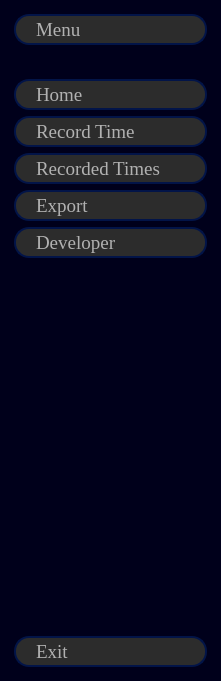
     <widget class="QWidget" name="sideBarWidget" native="true">
      <layout class="QHBoxLayout" name="horizontalLayout_22">
       <property name="spacing">
        <number>0</number>
       </property>
       <property name="leftMargin">
        <number>0</number>
       </property>
       <property name="topMargin">
        <number>0</number>
       </property>
       <property name="rightMargin">
        <number>0</number>
       </property>
       <property name="bottomMargin">
        <number>0</number>
       </property>
       <item>
        <widget class="QWidget" name="sideBar" native="true">
         <property name="minimumSize">
          <size>
           <width>221</width>
           <height>681</height>
          </size>
         </property>
         <property name="styleSheet">
          <string notr="true">QWidget{
	background-color: rgb(0, 0, 27);
}</string>
         </property>
         <layout class="QVBoxLayout" name="verticalLayout">
          <property name="leftMargin">
           <number>0</number>
          </property>
          <property name="topMargin">
           <number>0</number>
          </property>
          <property name="rightMargin">
           <number>0</number>
          </property>
          <property name="bottomMargin">
           <number>0</number>
          </property>
          <item>
           <widget class="QFrame" name="menuBtnFrame">
            <property name="styleSheet">
             <string notr="true">QFrame{
	border:none;
	margin:5px;
}</string>
            </property>
            <property name="frameShape">
             <enum>QFrame::StyledPanel</enum>
            </property>
            <property name="frameShadow">
             <enum>QFrame::Raised</enum>
            </property>
            <layout class="QGridLayout" name="gridLayout">
             <item row="0" column="0">
              <widget class="QPushButton" name="menuBtn">
               <property name="minimumSize">
                <size>
                 <width>181</width>
                 <height>31</height>
                </size>
               </property>
               <property name="font">
                <font>
                 <family>Times New Roman</family>
                 <pointsize>14</pointsize>
                </font>
               </property>
               <property name="styleSheet">
                <string notr="true">QPushButton{
	background-color: rgb(44, 44, 44);
	border: 2px solid  rgb(2, 20, 72);
	border-radius: 15px;
	color: rgb(177, 177, 177);
	padding-left: 20px;
	padding-right: 20px;
	text-align: left;
}
QPushButton::hover{
	background-color: rgb(23, 32, 42);
}
QPushButton::pressed{
	background-color: rgb(3, 1, 59)
}</string>
               </property>
               <property name="text">
                <string>Menu</string>
               </property>
               <property name="icon">
                <iconset resource="../resources/icons/dark/iconsDark.qrc">
                 <normaloff>:/iconsDark/icons/menu.svg</normaloff>:/iconsDark/icons/menu.svg</iconset>
               </property>
               <property name="checkable">
                <bool>true</bool>
               </property>
              </widget>
             </item>
            </layout>
           </widget>
          </item>
          <item>
           <widget class="QFrame" name="navigationBtnsFrame">
            <property name="styleSheet">
             <string notr="true">QFrame{
	border: none;
	margin:5px;
}</string>
            </property>
            <property name="frameShape">
             <enum>QFrame::StyledPanel</enum>
            </property>
            <property name="frameShadow">
             <enum>QFrame::Raised</enum>
            </property>
            <layout class="QGridLayout" name="gridLayout_2">
             <item row="3" column="0">
              <widget class="QPushButton" name="exportBtn">
               <property name="minimumSize">
                <size>
                 <width>181</width>
                 <height>31</height>
                </size>
               </property>
               <property name="font">
                <font>
                 <family>Times New Roman</family>
                 <pointsize>14</pointsize>
                </font>
               </property>
               <property name="styleSheet">
                <string notr="true">QPushButton{
	background-color: rgb(44, 44, 44);
	border: 2px solid  rgb(2, 20, 72);
	border-radius: 15px;
	color: rgb(177, 177, 177);
	padding-left: 20px;
	padding-right: 20px;
	text-align: left;
}
QPushButton::hover{
	background-color: rgb(23, 32, 42);
}
QPushButton::pressed{
	background-color: rgb(3, 1, 59)
}</string>
               </property>
               <property name="text">
                <string>Export</string>
               </property>
               <property name="icon">
                <iconset resource="../resources/icons/dark/iconsDark.qrc">
                 <normaloff>:/iconsDark/icons/external-link.svg</normaloff>:/iconsDark/icons/external-link.svg</iconset>
               </property>
              </widget>
             </item>
             <item row="4" column="0">
              <widget class="QPushButton" name="developerBtn">
               <property name="minimumSize">
                <size>
                 <width>181</width>
                 <height>31</height>
                </size>
               </property>
               <property name="font">
                <font>
                 <family>Times New Roman</family>
                 <pointsize>14</pointsize>
                </font>
               </property>
               <property name="styleSheet">
                <string notr="true">QPushButton{
	background-color: rgb(44, 44, 44);
	border: 2px solid  rgb(2, 20, 72);
	border-radius: 15px;
	color: rgb(177, 177, 177);
	padding-left: 20px;
	padding-right: 20px;
	text-align: left;
}
QPushButton::hover{
	background-color: rgb(23, 32, 42);
}
QPushButton::pressed{
	background-color: rgb(3, 1, 59)
}</string>
               </property>
               <property name="text">
                <string>Developer</string>
               </property>
               <property name="icon">
                <iconset resource="../resources/icons/dark/iconsDark.qrc">
                 <normaloff>:/iconsDark/icons/code.svg</normaloff>:/iconsDark/icons/code.svg</iconset>
               </property>
              </widget>
             </item>
             <item row="0" column="0">
              <widget class="QPushButton" name="homeBtn">
               <property name="minimumSize">
                <size>
                 <width>181</width>
                 <height>31</height>
                </size>
               </property>
               <property name="font">
                <font>
                 <family>Times New Roman</family>
                 <pointsize>14</pointsize>
                </font>
               </property>
               <property name="styleSheet">
                <string notr="true">QPushButton{
	background-color: rgb(44, 44, 44);
	border: 2px solid  rgb(2, 20, 72);
	border-radius: 15px;
	color: rgb(177, 177, 177);
	padding-left: 20px;
	padding-right: 20px;
	text-align: left;
}
QPushButton::hover{
	background-color: rgb(23, 32, 42);
}
QPushButton::pressed{
	background-color: rgb(3, 1, 59)
}</string>
               </property>
               <property name="text">
                <string>Home</string>
               </property>
               <property name="icon">
                <iconset resource="../resources/icons/dark/iconsDark.qrc">
                 <normaloff>:/iconsDark/icons/home.svg</normaloff>:/iconsDark/icons/home.svg</iconset>
               </property>
              </widget>
             </item>
             <item row="2" column="0">
              <widget class="QPushButton" name="recordedTimesBtn">
               <property name="minimumSize">
                <size>
                 <width>181</width>
                 <height>31</height>
                </size>
               </property>
               <property name="font">
                <font>
                 <family>Times New Roman</family>
                 <pointsize>14</pointsize>
                </font>
               </property>
               <property name="styleSheet">
                <string notr="true">QPushButton{
	background-color: rgb(44, 44, 44);
	border: 2px solid  rgb(2, 20, 72);
	border-radius: 15px;
	color: rgb(177, 177, 177);
	padding-left: 20px;
	padding-right: 20px;
	text-align: left;
}
QPushButton::hover{
	background-color: rgb(23, 32, 42);
}
QPushButton::pressed{
	background-color: rgb(3, 1, 59)
}</string>
               </property>
               <property name="text">
                <string>Recorded Times</string>
               </property>
               <property name="icon">
                <iconset resource="../resources/icons/dark/iconsDark.qrc">
                 <normaloff>:/iconsDark/icons/table.svg</normaloff>:/iconsDark/icons/table.svg</iconset>
               </property>
              </widget>
             </item>
             <item row="1" column="0">
              <widget class="QPushButton" name="recordTimeBtn">
               <property name="minimumSize">
                <size>
                 <width>181</width>
                 <height>31</height>
                </size>
               </property>
               <property name="font">
                <font>
                 <family>Times New Roman</family>
                 <pointsize>14</pointsize>
                </font>
               </property>
               <property name="styleSheet">
                <string notr="true">QPushButton{
	background-color: rgb(44, 44, 44);
	border: 2px solid  rgb(2, 20, 72);
	border-radius: 15px;
	color: rgb(177, 177, 177);
	padding-left: 20px;
	padding-right: 20px;
	text-align: left;
}
QPushButton::hover{
	background-color: rgb(23, 32, 42);
}
QPushButton::pressed{
	background-color: rgb(3, 1, 59)
}</string>
               </property>
               <property name="text">
                <string>Record Time</string>
               </property>
               <property name="icon">
                <iconset resource="../resources/icons/dark/iconsDark.qrc">
                 <normaloff>:/iconsDark/icons/clock.svg</normaloff>:/iconsDark/icons/clock.svg</iconset>
               </property>
              </widget>
             </item>
            </layout>
           </widget>
          </item>
          <item>
           <widget class="QFrame" name="powerBtnFrame">
            <property name="styleSheet">
             <string notr="true">QFrame{
	border:none;
	margin:5px;
}</string>
            </property>
            <property name="frameShape">
             <enum>QFrame::StyledPanel</enum>
            </property>
            <property name="frameShadow">
             <enum>QFrame::Raised</enum>
            </property>
            <layout class="QGridLayout" name="gridLayout_3">
             <item row="0" column="0">
              <spacer name="verticalSpacer">
               <property name="orientation">
                <enum>Qt::Vertical</enum>
               </property>
               <property name="sizeHint" stdset="0">
                <size>
                 <width>20</width>
                 <height>40</height>
                </size>
               </property>
              </spacer>
             </item>
             <item row="1" column="0">
              <widget class="QPushButton" name="exitBtn">
               <property name="minimumSize">
                <size>
                 <width>181</width>
                 <height>31</height>
                </size>
               </property>
               <property name="font">
                <font>
                 <family>Times New Roman</family>
                 <pointsize>14</pointsize>
                </font>
               </property>
               <property name="styleSheet">
                <string notr="true">QPushButton{
	background-color: rgb(44, 44, 44);
	border: 2px solid  rgb(2, 20, 72);
	border-radius: 15px;
	color: rgb(177, 177, 177);
	padding-left: 20px;
	padding-right: 20px;
	text-align: left;
}
QPushButton::hover{
	background-color: rgb(23, 32, 42);
}
QPushButton::pressed{
	background-color: rgb(3, 1, 59)
}</string>
               </property>
               <property name="text">
                <string>Exit</string>
               </property>
               <property name="icon">
                <iconset resource="../resources/icons/dark/iconsDark.qrc">
                 <normaloff>:/iconsDark/icons/power.svg</normaloff>:/iconsDark/icons/power.svg</iconset>
               </property>
              </widget>
             </item>
            </layout>
           </widget>
          </item>
         </layout>
        </widget>
       </item>
      </layout>
     </widget>
